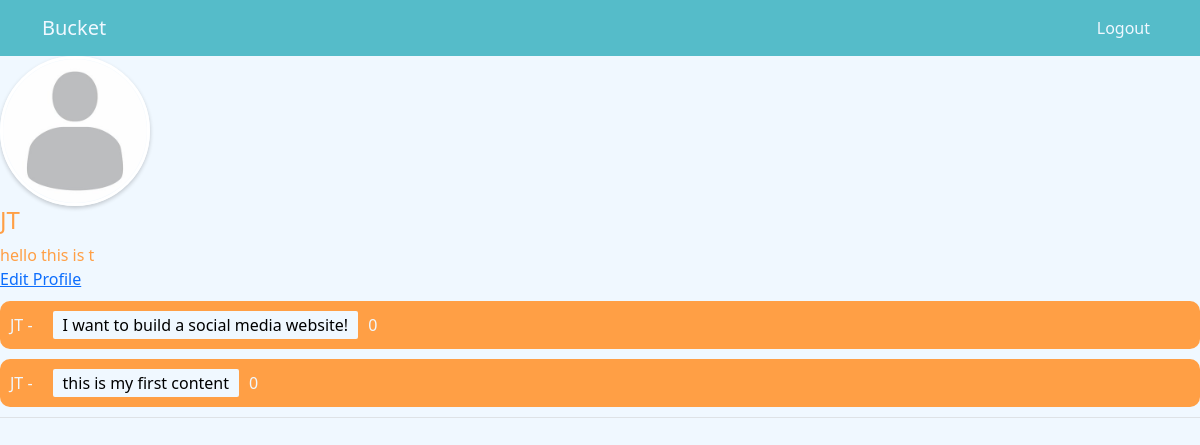
Screenshot of /profile/ (signed in) with the database file from the repository.
### profiles/models.py (models this page shows, shortened)
class UserProfile(models.Model):
    user = models.OneToOneField(User, on_delete=models.CASCADE)
    bio = models.TextField(blank=True)
    followers = models.ManyToManyField('self', symmetrical=False, related_name='followed_by', blank=True)
    profile_pic = models.ImageField(upload_to='profile_pics/', default='default.jpg', blank=True)

class Content(models.Model):
    user = models.ForeignKey(User, on_delete=models.CASCADE, related_name='content')
    text = models.TextField()
    created_at = models.DateTimeField(auto_now_add=True)
    updated_at = models.DateTimeField(auto_now=True)
    def total_likes(self):
        return self.likes.count()

### profiles/views.py (the view)
# urls.py: 2. Add a URL to urlpatterns:  path('', views.home, name='home')
@login_required
def home(request):
    user = request.user
    content = user.content.all()
    return render(request, 'home.html', {'user': user, 'content':content})

### profiles/templates/home.html
{% extends 'base.html' %}
{% block conditional_navbar_content %}
    {% if user.is_authenticated %}
        <li class="nav-item">
            <a class="nav-link" href="/profile/logout">Logout</a>
        </li>
    {% endif %}
{% endblock conditional_navbar_content %}
{% block content %}
<img class="profile-photo" src="{{user.userprofile.profile_pic.url}}">
  <h4> {{user.username}} </h4>
  <div> {{user.userprofile.bio}} </div>
  <a href="./edit"> Edit Profile</a>
  {% for slip in content %}
    <div class="slip-container">
      <div class="slip-user"> {{slip.user}} - </div>
        <div class="slip-text">{{ slip.text }}</div>
        <div class="slip-likes">{{ slip.total_likes }}</div>
    </div>
  {% endfor %}
{% endblock %}

### profiles/static/css/styles.css (style rules this page uses)
body { background-color: #F0F8FF; color: #FF9F45; }
.navbar a { color: #F0F8FF; transition: transform 0.3s ease; }
.profile-photo { width: 150px; height: 150px; border-radius: 50%; background-size: cover; background-position: center; border: 3px solid #fff; box-shadow: 0 2px 4px rgba(0,0,0,0.2); }
.slip-container { display: flex; align-items: center; background-color: var(--orange); color: var(--cloud-white); padding: 10px; border-radius: 10px; margin:10px 0px; }
.slip-user { margin-right:20px; }
.slip-text { background-color:var(--cloud-white); color: black; margin-right: 10px; padding: 2px 10px; border-radius:2px; }
.slip-likes { margin-right: 10px; }
:root { --cloud-white: #F0F8FF; --blue: #55BCC9; --green: #96BB7C; --orange: #FF9F45; }

### rows the page displays
Content: user "JT", text "I want to build a social media website!", total_likes "0"
Content: user "JT", text "this is my first content", total_likes "0"

### other values shown
{{ user.username }} "JT"
{{ user.userprofile.bio }} "hello this is t"
